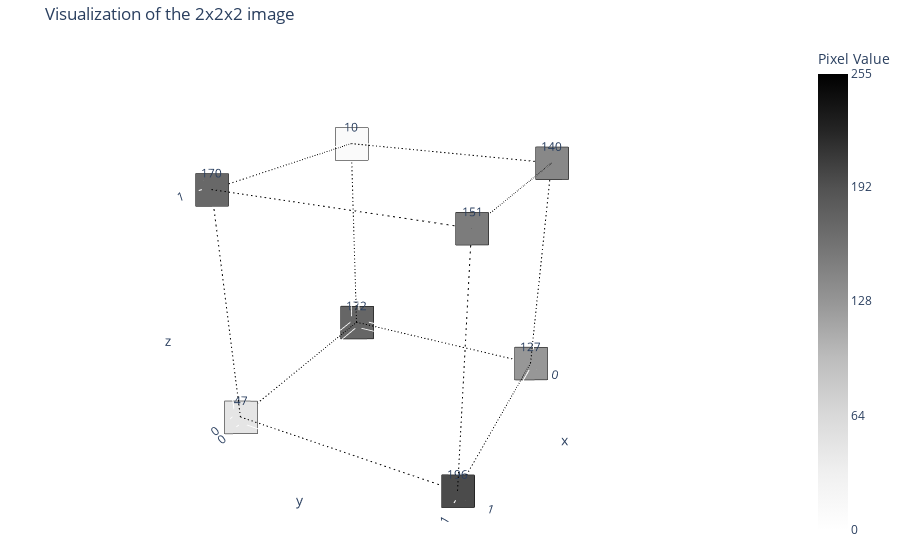

Notebook source saved alongside this figure:
### Code cell
plot_3d_image(image, title="Visualization of the 2x2x2 image")

### Figure 1 — Plotly figure (JSON) as saved in the notebook; plotly's stock layout.template omitted (floating-point values rounded to 4 significant figures)
{"data": [{"marker": {"cmax": 255, "cmin": 0, "color": [172, 10, 127, 140, 47, 170, 196, 151], "colorbar": {"ticktext": ["0", "64", "128", "192", "255"], "tickvals": [0, 64, 128, 192, 255], "title": {"text": "Pixel Value"}}, "colorscale": [[0, "rgb(255,255,255)"], [0.125, "rgb(240,240,240)"], [0.25, "rgb(217,217,217)"], [0.375, "rgb(189,189,189)"], [0.5, "rgb(150,150,150)"], [0.625, "rgb(115,115,115)"], [0.75, "rgb(82,82,82)"], [0.875, "rgb(37,37,37)"], [1, "rgb(0,0,0)"]], "line": {"color": "black", "width": 2}, "size": 12, "symbol": "square"}, "mode": "markers+text", "showlegend": false, "text": [172.0, 10.0, 127.0, 140.0, 47.0, 170.0, 196.0, 151.0], "textposition": "top center", "type": "scatter3d", "x": [0, 0, 0, 0, 1, 1, 1, 1], "y": [0, 0, 1, 1, 0, 0, 1, 1], "z": [0, 1, 0, 1, 0, 1, 0, 1]}, {"line": {"color": "black", "dash": "dash", "width": 2}, "mode": "lines", "showlegend": false, "type": "scatter3d", "x": [0, 1], "y": [0, 0], "z": [0, 0]}, {"line": {"color": "black", "dash": "dash", "width": 2}, "mode": "lines", "showlegend": false, "type": "scatter3d", "x": [0, 1], "y": [0, 0], "z": [1, 1]}, {"line": {"color": "black", "dash": "dash", "width": 2}, "mode": "lines", "showlegend": false, "type": "scatter3d", "x": [0, 1], "y": [0, 0], "z": [0, 0]}, {"line": {"color": "black", "dash": "dash", "width": 2}, "mode": "lines", "showlegend": false, "type": "scatter3d", "x": [0, 1], "y": [0, 0], "z": [1, 1]}, {"line": {"color": "black", "dash": "dash", "width": 2}, "mode": "lines", "showlegend": false, "type": "scatter3d", "x": [0, 1], "y": [0, 0], "z": [0, 0]}, {"line": {"color": "black", "dash": "dash", "width": 2}, "mode": "lines", "showlegend": false, "type": "scatter3d", "x": [0, 1], "y": [0, 0], "z": [1, 1]}, {"line": {"color": "black", "dash": "dash", "width": 2}, "mode": "lines", "showlegend": false, "type": "scatter3d", "x": [0, 1], "y": [0, 0], "z": [0, 0]}, {"line": {"color": "black", "dash": "dash", "width": 2}, "mode": "lines", "showlegend": false, "type": "scatter3d", "x": [0, 1], "y": [0, 0], "z": [1, 1]}, {"line": {"color": "black", "dash": "dash", "width": 2}, "mode": "lines", "showlegend": false, "type": "scatter3d", "x": [0, 1], "y": [0, 0], "z": [0, 0]}, {"line": {"color": "black", "dash": "dash", "width": 2}, "mode": "lines", "showlegend": false, "type": "scatter3d", "x": [0, 1], "y": [0, 0], "z": [1, 1]}, {"line": {"color": "black", "dash": "dash", "width": 2}, "mode": "lines", "showlegend": false, "type": "scatter3d", "x": [0, 1], "y": [0, 0], "z": [0, 0]}, {"line": {"color": "black", "dash": "dash", "width": 2}, "mode": "lines", "showlegend": false, "type": "scatter3d", "x": [0, 1], "y": [0, 0], "z": [1, 1]}, {"line": {"color": "black", "dash": "dash", "width": 2}, "mode": "lines", "showlegend": false, "type": "scatter3d", "x": [0, 1], "y": [0, 0], "z": [0, 0]}, {"line": {"color": "black", "dash": "dash", "width": 2}, "mode": "lines", "showlegend": false, "type": "scatter3d", "x": [0, 1], "y": [0, 0], "z": [1, 1]}, {"line": {"color": "black", "dash": "dash", "width": 2}, "mode": "lines", "showlegend": false, "type": "scatter3d", "x": [0, 1], "y": [0, 0], "z": [0, 0]}, {"line": {"color": "black", "dash": "dash", "width": 2}, "mode": "lines", "showlegend": false, "type": "scatter3d", "x": [0, 1], "y": [0, 0], "z": [1, 1]}, {"line": {"color": "black", "dash": "dash", "width": 2}, "mode": "lines", "showlegend": false, "type": "scatter3d", "x": [0, 1], "y": [1, 1], "z": [0, 0]}, {"line": {"color": "black", "dash": "dash", "width": 2}, "mode": "lines", "showlegend": false, "type": "scatter3d", "x": [0, 1], "y": [1, 1], "z": [1, 1]}, {"line": {"color": "black", "dash": "dash", "width": 2}, "mode": "lines", "showlegend": false, "type": "scatter3d", "x": [0, 1], "y": [1, 1], "z": [0, 0]}, {"line": {"color": "black", "dash": "dash", "width": 2}, "mode": "lines", "showlegend": false, "type": "scatter3d", "x": [0, 1], "y": [1, 1], "z": [1, 1]}, {"line": {"color": "black", "dash": "dash", "width": 2}, "mode": "lines", "showlegend": false, "type": "scatter3d", "x": [0, 1], "y": [1, 1], "z": [0, 0]}, {"line": {"color": "black", "dash": "dash", "width": 2}, "mode": "lines", "showlegend": false, "type": "scatter3d", "x": [0, 1], "y": [1, 1], "z": [1, 1]}, {"line": {"color": "black", "dash": "dash", "width": 2}, "mode": "lines", "showlegend": false, "type": "scatter3d", "x": [0, 1], "y": [1, 1], "z": [0, 0]}, {"line": {"color": "black", "dash": "dash", "width": 2}, "mode": "lines", "showlegend": false, "type": "scatter3d", "x": [0, 1], "y": [1, 1], "z": [1, 1]}, {"line": {"color": "black", "dash": "dash", "width": 2}, "mode": "lines", "showlegend": false, "type": "scatter3d", "x": [0, 1], "y": [1, 1], "z": [0, 0]}, {"line": {"color": "black", "dash": "dash", "width": 2}, "mode": "lines", "showlegend": false, "type": "scatter3d", "x": [0, 1], "y": [1, 1], "z": [1, 1]}, {"line": {"color": "black", "dash": "dash", "width": 2}, "mode": "lines", "showlegend": false, "type": "scatter3d", "x": [0, 1], "y": [1, 1], "z": [0, 0]}, {"line": {"color": "black", "dash": "dash", "width": 2}, "mode": "lines", "showlegend": false, "type": "scatter3d", "x": [0, 1], "y": [1, 1], "z": [1, 1]}, {"line": {"color": "black", "dash": "dash", "width": 2}, "mode": "lines", "showlegend": false, "type": "scatter3d", "x": [0, 1], "y": [1, 1], "z": [0, 0]}, {"line": {"color": "black", "dash": "dash", "width": 2}, "mode": "lines", "showlegend": false, "type": "scatter3d", "x": [0, 1], "y": [1, 1], "z": [1, 1]}, {"line": {"color": "black", "dash": "dash", "width": 2}, "mode": "lines", "showlegend": false, "type": "scatter3d", "x": [0, 1], "y": [1, 1], "z": [0, 0]}, {"line": {"color": "black", "dash": "dash", "width": 2}, "mode": "lines", "showlegend": false, "type": "scatter3d", "x": [0, 1], "y": [1, 1], "z": [1, 1]}, {"line": {"color": "black", "dash": "dash", "width": 2}, "mode": "lines", "showlegend": false, "type": "scatter3d", "x": [0, 1], "y": [0, 0], "z": [0, 0]}, {"line": {"color": "black", "dash": "dash", "width": 2}, "mode": "lines", "showlegend": false, "type": "scatter3d", "x": [0, 1], "y": [0, 0], "z": [1, 1]}, {"line": {"color": "black", "dash": "dash", "width": 2}, "mode": "lines", "showlegend": false, "type": "scatter3d", "x": [0, 1], "y": [0, 0], "z": [0, 0]}, {"line": {"color": "black", "dash": "dash", "width": 2}, "mode": "lines", "showlegend": false, "type": "scatter3d", "x": [0, 1], "y": [0, 0], "z": [1, 1]}, {"line": {"color": "black", "dash": "dash", "width": 2}, "mode": "lines", "showlegend": false, "type": "scatter3d", "x": [0, 1], "y": [0, 0], "z": [0, 0]}, {"line": {"color": "black", "dash": "dash", "width": 2}, "mode": "lines", "showlegend": false, "type": "scatter3d", "x": [0, 1], "y": [0, 0], "z": [1, 1]}, {"line": {"color": "black", "dash": "dash", "width": 2}, "mode": "lines", "showlegend": false, "type": "scatter3d", "x": [0, 1], "y": [0, 0], "z": [0, 0]}, {"line": {"color": "black", "dash": "dash", "width": 2}, "mode": "lines", "showlegend": false, "type": "scatter3d", "x": [0, 1], "y": [0, 0], "z": [1, 1]}, {"line": {"color": "black", "dash": "dash", "width": 2}, "mode": "lines", "showlegend": false, "type": "scatter3d", "x": [0, 1], "y": [0, 0], "z": [0, 0]}, {"line": {"color": "black", "dash": "dash", "width": 2}, "mode": "lines", "showlegend": false, "type": "scatter3d", "x": [0, 1], "y": [0, 0], "z": [1, 1]}, {"line": {"color": "black", "dash": "dash", "width": 2}, "mode": "lines", "showlegend": false, "type": "scatter3d", "x": [0, 1], "y": [0, 0], "z": [0, 0]}, {"line": {"color": "black", "dash": "dash", "width": 2}, "mode": "lines", "showlegend": false, "type": "scatter3d", "x": [0, 1], "y": [0, 0], "z": [1, 1]}, {"line": {"color": "black", "dash": "dash", "width": 2}, "mode": "lines", "showlegend": false, "type": "scatter3d", "x": [0, 1], "y": [0, 0], "z": [0, 0]}, {"line": {"color": "black", "dash": "dash", "width": 2}, "mode": "lines", "showlegend": false, "type": "scatter3d", "x": [0, 1], "y": [0, 0], "z": [1, 1]}, {"line": {"color": "black", "dash": "dash", "width": 2}, "mode": "lines", "showlegend": false, "type": "scatter3d", "x": [0, 1], "y": [0, 0], "z": [0, 0]}, {"line": {"color": "black", "dash": "dash", "width": 2}, "mode": "lines", "showlegend": false, "type": "scatter3d", "x": [0, 1], "y": [0, 0], "z": [1, 1]}, {"line": {"color": "black", "dash": "dash", "width": 2}, "mode": "lines", "showlegend": false, "type": "scatter3d", "x": [0, 1], "y": [1, 1], "z": [0, 0]}, {"line": {"color": "black", "dash": "dash", "width": 2}, "mode": "lines", "showlegend": false, "type": "scatter3d", "x": [0, 1], "y": [1, 1], "z": [1, 1]}, {"line": {"color": "black", "dash": "dash", "width": 2}, "mode": "lines", "showlegend": false, "type": "scatter3d", "x": [0, 1], "y": [1, 1], "z": [0, 0]}, {"line": {"color": "black", "dash": "dash", "width": 2}, "mode": "lines", "showlegend": false, "type": "scatter3d", "x": [0, 1], "y": [1, 1], "z": [1, 1]}, {"line": {"color": "black", "dash": "dash", "width": 2}, "mode": "lines", "showlegend": false, "type": "scatter3d", "x": [0, 1], "y": [1, 1], "z": [0, 0]}, {"line": {"color": "black", "dash": "dash", "width": 2}, "mode": "lines", "showlegend": false, "type": "scatter3d", "x": [0, 1], "y": [1, 1], "z": [1, 1]}, {"line": {"color": "black", "dash": "dash", "width": 2}, "mode": "lines", "showlegend": false, "type": "scatter3d", "x": [0, 1], "y": [1, 1], "z": [0, 0]}, {"line": {"color": "black", "dash": "dash", "width": 2}, "mode": "lines", "showlegend": false, "type": "scatter3d", "x": [0, 1], "y": [1, 1], "z": [1, 1]}, {"line": {"color": "black", "dash": "dash", "width": 2}, "mode": "lines", "showlegend": false, "type": "scatter3d", "x": [0, 1], "y": [1, 1], "z": [0, 0]}, {"line": {"color": "black", "dash": "dash", "width": 2}, "mode": "lines", "showlegend": false, "type": "scatter3d", "x": [0, 1], "y": [1, 1], "z": [1, 1]}, {"line": {"color": "black", "dash": "dash", "width": 2}, "mode": "lines", "showlegend": false, "type": "scatter3d", "x": [0, 1], "y": [1, 1], "z": [0, 0]}, {"line": {"color": "black", "dash": "dash", "width": 2}, "mode": "lines", "showlegend": false, "type": "scatter3d", "x": [0, 1], "y": [1, 1], "z": [1, 1]}, {"line": {"color": "black", "dash": "dash", "width": 2}, "mode": "lines", "showlegend": false, "type": "scatter3d", "x": [0, 1], "y": [1, 1], "z": [0, 0]}, {"line": {"color": "black", "dash": "dash", "width": 2}, "mode": "lines", "showlegend": false, "type": "scatter3d", "x": [0, 1], "y": [1, 1], "z": [1, 1]}, {"line": {"color": "black", "dash": "dash", "width": 2}, "mode": "lines", "showlegend": false, "type": "scatter3d", "x": [0, 1], "y": [1, 1], "z": [0, 0]}, {"line": {"color": "black", "dash": "dash", "width": 2}, "mode": "lines", "showlegend": false, "type": "scatter3d", "x": [0, 1], "y": [1, 1], "z": [1, 1]}, {"line": {"color": "black", "dash": "dash", "width": 2}, "mode": "lines", "showlegend": false, "type": "scatter3d", "x": [0, 0], "y": [0, 1], "z": [0, 0]}, {"line": {"color": "black", "dash": "dash", "width": 2}, "mode": "lines", "showlegend": false, "type": "scatter3d", "x": [0, 0], "y": [0, 1], "z": [1, 1]}, {"line": {"color": "black", "dash": "dash", "width": 2}, "mode": "lines", "showlegend": false, "type": "scatter3d", "x": [0, 0], "y": [0, 1], "z": [0, 0]}, {"line": {"color": "black", "dash": "dash", "width": 2}, "mode": "lines", "showlegend": false, "type": "scatter3d", "x": [0, 0], "y": [0, 1], "z": [1, 1]}, {"line": {"color": "black", "dash": "dash", "width": 2}, "mode": "lines", "showlegend": false, "type": "scatter3d", "x": [0, 0], "y": [0, 1], "z": [0, 0]}, {"line": {"color": "black", "dash": "dash", "width": 2}, "mode": "lines", "showlegend": false, "type": "scatter3d", "x": [0, 0], "y": [0, 1], "z": [1, 1]}, {"line": {"color": "black", "dash": "dash", "width": 2}, "mode": "lines", "showlegend": false, "type": "scatter3d", "x": [0, 0], "y": [0, 1], "z": [0, 0]}, {"line": {"color": "black", "dash": "dash", "width": 2}, "mode": "lines", "showlegend": false, "type": "scatter3d", "x": [0, 0], "y": [0, 1], "z": [1, 1]}, {"line": {"color": "black", "dash": "dash", "width": 2}, "mode": "lines", "showlegend": false, "type": "scatter3d", "x": [0, 0], "y": [0, 1], "z": [0, 0]}, {"line": {"color": "black", "dash": "dash", "width": 2}, "mode": "lines", "showlegend": false, "type": "scatter3d", "x": [0, 0], "y": [0, 1], "z": [1, 1]}, {"line": {"color": "black", "dash": "dash", "width": 2}, "mode": "lines", "showlegend": false, "type": "scatter3d", "x": [0, 0], "y": [0, 1], "z": [0, 0]}, {"line": {"color": "black", "dash": "dash", "width": 2}, "mode": "lines", "showlegend": false, "type": "scatter3d", "x": [0, 0], "y": [0, 1], "z": [1, 1]}, {"line": {"color": "black", "dash": "dash", "width": 2}, "mode": "lines", "showlegend": false, "type": "scatter3d", "x": [0, 0], "y": [0, 1], "z": [0, 0]}, {"line": {"color": "black", "dash": "dash", "width": 2}, "mode": "lines", "showlegend": false, "type": "scatter3d", "x": [0, 0], "y": [0, 1], "z": [1, 1]}, {"line": {"color": "black", "dash": "dash", "width": 2}, "mode": "lines", "showlegend": false, "type": "scatter3d", "x": [0, 0], "y": [0, 1], "z": [0, 0]}, {"line": {"color": "black", "dash": "dash", "width": 2}, "mode": "lines", "showlegend": false, "type": "scatter3d", "x": [0, 0], "y": [0, 1], "z": [1, 1]}, {"line": {"color": "black", "dash": "dash", "width": 2}, "mode": "lines", "showlegend": false, "type": "scatter3d", "x": [0, 0], "y": [0, 1], "z": [0, 0]}, {"line": {"color": "black", "dash": "dash", "width": 2}, "mode": "lines", "showlegend": false, "type": "scatter3d", "x": [0, 0], "y": [0, 1], "z": [1, 1]}, {"line": {"color": "black", "dash": "dash", "width": 2}, "mode": "lines", "showlegend": false, "type": "scatter3d", "x": [0, 0], "y": [0, 1], "z": [0, 0]}, {"line": {"color": "black", "dash": "dash", "width": 2}, "mode": "lines", "showlegend": false, "type": "scatter3d", "x": [0, 0], "y": [0, 1], "z": [1, 1]}, {"line": {"color": "black", "dash": "dash", "width": 2}, "mode": "lines", "showlegend": false, "type": "scatter3d", "x": [0, 0], "y": [0, 1], "z": [0, 0]}, {"line": {"color": "black", "dash": "dash", "width": 2}, "mode": "lines", "showlegend": false, "type": "scatter3d", "x": [0, 0], "y": [0, 1], "z": [1, 1]}, {"line": {"color": "black", "dash": "dash", "width": 2}, "mode": "lines", "showlegend": false, "type": "scatter3d", "x": [0, 0], "y": [0, 1], "z": [0, 0]}, {"line": {"color": "black", "dash": "dash", "width": 2}, "mode": "lines", "showlegend": false, "type": "scatter3d", "x": [0, 0], "y": [0, 1], "z": [1, 1]}, {"line": {"color": "black", "dash": "dash", "width": 2}, "mode": "lines", "showlegend": false, "type": "scatter3d", "x": [0, 0], "y": [0, 1], "z": [0, 0]}, {"line": {"color": "black", "dash": "dash", "width": 2}, "mode": "lines", "showlegend": false, "type": "scatter3d", "x": [0, 0], "y": [0, 1], "z": [1, 1]}, {"line": {"color": "black", "dash": "dash", "width": 2}, "mode": "lines", "showlegend": false, "type": "scatter3d", "x": [0, 0], "y": [0, 1], "z": [0, 0]}, {"line": {"color": "black", "dash": "dash", "width": 2}, "mode": "lines", "showlegend": false, "type": "scatter3d", "x": [0, 0], "y": [0, 1], "z": [1, 1]}, {"line": {"color": "black", "dash": "dash", "width": 2}, "mode": "lines", "showlegend": false, "type": "scatter3d", "x": [0, 0], "y": [0, 1], "z": [0, 0]}, {"line": {"color": "black", "dash": "dash", "width": 2}, "mode": "lines", "showlegend": false, "type": "scatter3d", "x": [0, 0], "y": [0, 1], "z": [1, 1]}, {"line": {"color": "black", "dash": "dash", "width": 2}, "mode": "lines", "showlegend": false, "type": "scatter3d", "x": [0, 0], "y": [0, 1], "z": [0, 0]}, {"line": {"color": "black", "dash": "dash", "width": 2}, "mode": "lines", "showlegend": false, "type": "scatter3d", "x": [0, 0], "y": [0, 1], "z": [1, 1]}, {"line": {"color": "black", "dash": "dash", "width": 2}, "mode": "lines", "showlegend": false, "type": "scatter3d", "x": [1, 1], "y": [0, 1], "z": [0, 0]}, {"line": {"color": "black", "dash": "dash", "width": 2}, "mode": "lines", "showlegend": false, "type": "scatter3d", "x": [1, 1], "y": [0, 1], "z": [1, 1]}, {"line": {"color": "black", "dash": "dash", "width": 2}, "mode": "lines", "showlegend": false, "type": "scatter3d", "x": [1, 1], "y": [0, 1], "z": [0, 0]}, {"line": {"color": "black", "dash": "dash", "width": 2}, "mode": "lines", "showlegend": false, "type": "scatter3d", "x": [1, 1], "y": [0, 1], "z": [1, 1]}, {"line": {"color": "black", "dash": "dash", "width": 2}, "mode": "lines", "showlegend": false, "type": "scatter3d", "x": [1, 1], "y": [0, 1], "z": [0, 0]}, {"line": {"color": "black", "dash": "dash", "width": 2}, "mode": "lines", "showlegend": false, "type": "scatter3d", "x": [1, 1], "y": [0, 1], "z": [1, 1]}, {"line": {"color": "black", "dash": "dash", "width": 2}, "mode": "lines", "showlegend": false, "type": "scatter3d", "x": [1, 1], "y": [0, 1], "z": [0, 0]}, {"line": {"color": "black", "dash": "dash", "width": 2}, "mode": "lines", "showlegend": false, "type": "scatter3d", "x": [1, 1], "y": [0, 1], "z": [1, 1]}, {"line": {"color": "black", "dash": "dash", "width": 2}, "mode": "lines", "showlegend": false, "type": "scatter3d", "x": [1, 1], "y": [0, 1], "z": [0, 0]}, {"line": {"color": "black", "dash": "dash", "width": 2}, "mode": "lines", "showlegend": false, "type": "scatter3d", "x": [1, 1], "y": [0, 1], "z": [1, 1]}, {"line": {"color": "black", "dash": "dash", "width": 2}, "mode": "lines", "showlegend": false, "type": "scatter3d", "x": [1, 1], "y": [0, 1], "z": [0, 0]}, {"line": {"color": "black", "dash": "dash", "width": 2}, "mode": "lines", "showlegend": false, "type": "scatter3d", "x": [1, 1], "y": [0, 1], "z": [1, 1]}, {"line": {"color": "black", "dash": "dash", "width": 2}, "mode": "lines", "showlegend": false, "type": "scatter3d", "x": [1, 1], "y": [0, 1], "z": [0, 0]}, {"line": {"color": "black", "dash": "dash", "width": 2}, "mode": "lines", "showlegend": false, "type": "scatter3d", "x": [1, 1], "y": [0, 1], "z": [1, 1]}, {"line": {"color": "black", "dash": "dash", "width": 2}, "mode": "lines", "showlegend": false, "type": "scatter3d", "x": [1, 1], "y": [0, 1], "z": [0, 0]}, {"line": {"color": "black", "dash": "dash", "width": 2}, "mode": "lines", "showlegend": false, "type": "scatter3d", "x": [1, 1], "y": [0, 1], "z": [1, 1]}, {"line": {"color": "black", "dash": "dash", "width": 2}, "mode": "lines", "showlegend": false, "type": "scatter3d", "x": [1, 1], "y": [0, 1], "z": [0, 0]}, {"line": {"color": "black", "dash": "dash", "width": 2}, "mode": "lines", "showlegend": false, "type": "scatter3d", "x": [1, 1], "y": [0, 1], "z": [1, 1]}, {"line": {"color": "black", "dash": "dash", "width": 2}, "mode": "lines", "showlegend": false, "type": "scatter3d", "x": [1, 1], "y": [0, 1], "z": [0, 0]}, {"line": {"color": "black", "dash": "dash", "width": 2}, "mode": "lines", "showlegend": false, "type": "scatter3d", "x": [1, 1], "y": [0, 1], "z": [1, 1]}, {"line": {"color": "black", "dash": "dash", "width": 2}, "mode": "lines", "showlegend": false, "type": "scatter3d", "x": [1, 1], "y": [0, 1], "z": [0, 0]}, {"line": {"color": "black", "dash": "dash", "width": 2}, "mode": "lines", "showlegend": false, "type": "scatter3d", "x": [1, 1], "y": [0, 1], "z": [1, 1]}, {"line": {"color": "black", "dash": "dash", "width": 2}, "mode": "lines", "showlegend": false, "type": "scatter3d", "x": [1, 1], "y": [0, 1], "z": [0, 0]}, {"line": {"color": "black", "dash": "dash", "width": 2}, "mode": "lines", "showlegend": false, "type": "scatter3d", "x": [1, 1], "y": [0, 1], "z": [1, 1]}, {"line": {"color": "black", "dash": "dash", "width": 2}, "mode": "lines", "showlegend": false, "type": "scatter3d", "x": [1, 1], "y": [0, 1], "z": [0, 0]}, {"line": {"color": "black", "dash": "dash", "width": 2}, "mode": "lines", "showlegend": false, "type": "scatter3d", "x": [1, 1], "y": [0, 1], "z": [1, 1]}, {"line": {"color": "black", "dash": "dash", "width": 2}, "mode": "lines", "showlegend": false, "type": "scatter3d", "x": [1, 1], "y": [0, 1], "z": [0, 0]}, {"line": {"color": "black", "dash": "dash", "width": 2}, "mode": "lines", "showlegend": false, "type": "scatter3d", "x": [1, 1], "y": [0, 1], "z": [1, 1]}, {"line": {"color": "black", "dash": "dash", "width": 2}, "mode": "lines", "showlegend": false, "type": "scatter3d", "x": [1, 1], "y": [0, 1], "z": [0, 0]}, {"line": {"color": "black", "dash": "dash", "width": 2}, "mode": "lines", "showlegend": false, "type": "scatter3d", "x": [1, 1], "y": [0, 1], "z": [1, 1]}, {"line": {"color": "black", "dash": "dash", "width": 2}, "mode": "lines", "showlegend": false, "type": "scatter3d", "x": [1, 1], "y": [0, 1], "z": [0, 0]}, {"line": {"color": "black", "dash": "dash", "width": 2}, "mode": "lines", "showlegend": false, "type": "scatter3d", "x": [1, 1], "y": [0, 1], "z": [1, 1]}, {"line": {"color": "black", "dash": "dash", "width": 2}, "mode": "lines", "showlegend": false, "type": "scatter3d", "x": [0, 0], "y": [0, 0], "z": [0, 1]}, {"line": {"color": "black", "dash": "dash", "width": 2}, "mode": "lines", "showlegend": false, "type": "scatter3d", "x": [0, 0], "y": [0, 0], "z": [0, 1]}, {"line": {"color": "black", "dash": "dash", "width": 2}, "mode": "lines", "showlegend": false, "type": "scatter3d", "x": [0, 0], "y": [1, 1], "z": [0, 1]}, {"line": {"color": "black", "dash": "dash", "width": 2}, "mode": "lines", "showlegend": false, "type": "scatter3d", "x": [0, 0], "y": [1, 1], "z": [0, 1]}, {"line": {"color": "black", "dash": "dash", "width": 2}, "mode": "lines", "showlegend": false, "type": "scatter3d", "x": [0, 0], "y": [0, 0], "z": [0, 1]}, {"line": {"color": "black", "dash": "dash", "width": 2}, "mode": "lines", "showlegend": false, "type": "scatter3d", "x": [0, 0], "y": [0, 0], "z": [0, 1]}, {"line": {"color": "black", "dash": "dash", "width": 2}, "mode": "lines", "showlegend": false, "type": "scatter3d", "x": [0, 0], "y": [1, 1], "z": [0, 1]}, {"line": {"color": "black", "dash": "dash", "width": 2}, "mode": "lines", "showlegend": false, "type": "scatter3d", "x": [0, 0], "y": [1, 1], "z": [0, 1]}, {"line": {"color": "black", "dash": "dash", "width": 2}, "mode": "lines", "showlegend": false, "type": "scatter3d", "x": [0, 0], "y": [0, 0], "z": [0, 1]}, {"line": {"color": "black", "dash": "dash", "width": 2}, "mode": "lines", "showlegend": false, "type": "scatter3d", "x": [0, 0], "y": [0, 0], "z": [0, 1]}, {"line": {"color": "black", "dash": "dash", "width": 2}, "mode": "lines", "showlegend": false, "type": "scatter3d", "x": [0, 0], "y": [1, 1], "z": [0, 1]}, {"line": {"color": "black", "dash": "dash", "width": 2}, "mode": "lines", "showlegend": false, "type": "scatter3d", "x": [0, 0], "y": [1, 1], "z": [0, 1]}, {"line": {"color": "black", "dash": "dash", "width": 2}, "mode": "lines", "showlegend": false, "type": "scatter3d", "x": [0, 0], "y": [0, 0], "z": [0, 1]}, {"line": {"color": "black", "dash": "dash", "width": 2}, "mode": "lines", "showlegend": false, "type": "scatter3d", "x": [0, 0], "y": [0, 0], "z": [0, 1]}, {"line": {"color": "black", "dash": "dash", "width": 2}, "mode": "lines", "showlegend": false, "type": "scatter3d", "x": [0, 0], "y": [1, 1], "z": [0, 1]}, {"line": {"color": "black", "dash": "dash", "width": 2}, "mode": "lines", "showlegend": false, "type": "scatter3d", "x": [0, 0], "y": [1, 1], "z": [0, 1]}, {"line": {"color": "black", "dash": "dash", "width": 2}, "mode": "lines", "showlegend": false, "type": "scatter3d", "x": [0, 0], "y": [0, 0], "z": [0, 1]}, {"line": {"color": "black", "dash": "dash", "width": 2}, "mode": "lines", "showlegend": false, "type": "scatter3d", "x": [0, 0], "y": [0, 0], "z": [0, 1]}, {"line": {"color": "black", "dash": "dash", "width": 2}, "mode": "lines", "showlegend": false, "type": "scatter3d", "x": [0, 0], "y": [1, 1], "z": [0, 1]}, {"line": {"color": "black", "dash": "dash", "width": 2}, "mode": "lines", "showlegend": false, "type": "scatter3d", "x": [0, 0], "y": [1, 1], "z": [0, 1]}, {"line": {"color": "black", "dash": "dash", "width": 2}, "mode": "lines", "showlegend": false, "type": "scatter3d", "x": [0, 0], "y": [0, 0], "z": [0, 1]}, {"line": {"color": "black", "dash": "dash", "width": 2}, "mode": "lines", "showlegend": false, "type": "scatter3d", "x": [0, 0], "y": [0, 0], "z": [0, 1]}, {"line": {"color": "black", "dash": "dash", "width": 2}, "mode": "lines", "showlegend": false, "type": "scatter3d", "x": [0, 0], "y": [1, 1], "z": [0, 1]}, {"line": {"color": "black", "dash": "dash", "width": 2}, "mode": "lines", "showlegend": false, "type": "scatter3d", "x": [0, 0], "y": [1, 1], "z": [0, 1]}, {"line": {"color": "black", "dash": "dash", "width": 2}, "mode": "lines", "showlegend": false, "type": "scatter3d", "x": [0, 0], "y": [0, 0], "z": [0, 1]}, {"line": {"color": "black", "dash": "dash", "width": 2}, "mode": "lines", "showlegend": false, "type": "scatter3d", "x": [0, 0], "y": [0, 0], "z": [0, 1]}, {"line": {"color": "black", "dash": "dash", "width": 2}, "mode": "lines", "showlegend": false, "type": "scatter3d", "x": [0, 0], "y": [1, 1], "z": [0, 1]}, {"line": {"color": "black", "dash": "dash", "width": 2}, "mode": "lines", "showlegend": false, "type": "scatter3d", "x": [0, 0], "y": [1, 1], "z": [0, 1]}, {"line": {"color": "black", "dash": "dash", "width": 2}, "mode": "lines", "showlegend": false, "type": "scatter3d", "x": [0, 0], "y": [0, 0], "z": [0, 1]}, {"line": {"color": "black", "dash": "dash", "width": 2}, "mode": "lines", "showlegend": false, "type": "scatter3d", "x": [0, 0], "y": [0, 0], "z": [0, 1]}, {"line": {"color": "black", "dash": "dash", "width": 2}, "mode": "lines", "showlegend": false, "type": "scatter3d", "x": [0, 0], "y": [1, 1], "z": [0, 1]}, {"line": {"color": "black", "dash": "dash", "width": 2}, "mode": "lines", "showlegend": false, "type": "scatter3d", "x": [0, 0], "y": [1, 1], "z": [0, 1]}, {"line": {"color": "black", "dash": "dash", "width": 2}, "mode": "lines", "showlegend": false, "type": "scatter3d", "x": [1, 1], "y": [0, 0], "z": [0, 1]}, {"line": {"color": "black", "dash": "dash", "width": 2}, "mode": "lines", "showlegend": false, "type": "scatter3d", "x": [1, 1], "y": [0, 0], "z": [0, 1]}, {"line": {"color": "black", "dash": "dash", "width": 2}, "mode": "lines", "showlegend": false, "type": "scatter3d", "x": [1, 1], "y": [1, 1], "z": [0, 1]}, {"line": {"color": "black", "dash": "dash", "width": 2}, "mode": "lines", "showlegend": false, "type": "scatter3d", "x": [1, 1], "y": [1, 1], "z": [0, 1]}, {"line": {"color": "black", "dash": "dash", "width": 2}, "mode": "lines", "showlegend": false, "type": "scatter3d", "x": [1, 1], "y": [0, 0], "z": [0, 1]}, {"line": {"color": "black", "dash": "dash", "width": 2}, "mode": "lines", "showlegend": false, "type": "scatter3d", "x": [1, 1], "y": [0, 0], "z": [0, 1]}, {"line": {"color": "black", "dash": "dash", "width": 2}, "mode": "lines", "showlegend": false, "type": "scatter3d", "x": [1, 1], "y": [1, 1], "z": [0, 1]}, {"line": {"color": "black", "dash": "dash", "width": 2}, "mode": "lines", "showlegend": false, "type": "scatter3d", "x": [1, 1], "y": [1, 1], "z": [0, 1]}, {"line": {"color": "black", "dash": "dash", "width": 2}, "mode": "lines", "showlegend": false, "type": "scatter3d", "x": [1, 1], "y": [0, 0], "z": [0, 1]}, {"line": {"color": "black", "dash": "dash", "width": 2}, "mode": "lines", "showlegend": false, "type": "scatter3d", "x": [1, 1], "y": [0, 0], "z": [0, 1]}, {"line": {"color": "black", "dash": "dash", "width": 2}, "mode": "lines", "showlegend": false, "type": "scatter3d", "x": [1, 1], "y": [1, 1], "z": [0, 1]}, {"line": {"color": "black", "dash": "dash", "width": 2}, "mode": "lines", "showlegend": false, "type": "scatter3d", "x": [1, 1], "y": [1, 1], "z": [0, 1]}, {"line": {"color": "black", "dash": "dash", "width": 2}, "mode": "lines", "showlegend": false, "type": "scatter3d", "x": [1, 1], "y": [0, 0], "z": [0, 1]}, {"line": {"color": "black", "dash": "dash", "width": 2}, "mode": "lines", "showlegend": false, "type": "scatter3d", "x": [1, 1], "y": [0, 0], "z": [0, 1]}, {"line": {"color": "black", "dash": "dash", "width": 2}, "mode": "lines", "showlegend": false, "type": "scatter3d", "x": [1, 1], "y": [1, 1], "z": [0, 1]}, {"line": {"color": "black", "dash": "dash", "width": 2}, "mode": "lines", "showlegend": false, "type": "scatter3d", "x": [1, 1], "y": [1, 1], "z": [0, 1]}, {"line": {"color": "black", "dash": "dash", "width": 2}, "mode": "lines", "showlegend": false, "type": "scatter3d", "x": [1, 1], "y": [0, 0], "z": [0, 1]}, {"line": {"color": "black", "dash": "dash", "width": 2}, "mode": "lines", "showlegend": false, "type": "scatter3d", "x": [1, 1], "y": [0, 0], "z": [0, 1]}, {"line": {"color": "black", "dash": "dash", "width": 2}, "mode": "lines", "showlegend": false, "type": "scatter3d", "x": [1, 1], "y": [1, 1], "z": [0, 1]}, {"line": {"color": "black", "dash": "dash", "width": 2}, "mode": "lines", "showlegend": false, "type": "scatter3d", "x": [1, 1], "y": [1, 1], "z": [0, 1]}, {"line": {"color": "black", "dash": "dash", "width": 2}, "mode": "lines", "showlegend": false, "type": "scatter3d", "x": [1, 1], "y": [0, 0], "z": [0, 1]}, {"line": {"color": "black", "dash": "dash", "width": 2}, "mode": "lines", "showlegend": false, "type": "scatter3d", "x": [1, 1], "y": [0, 0], "z": [0, 1]}, {"line": {"color": "black", "dash": "dash", "width": 2}, "mode": "lines", "showlegend": false, "type": "scatter3d", "x": [1, 1], "y": [1, 1], "z": [0, 1]}, {"line": {"color": "black", "dash": "dash", "width": 2}, "mode": "lines", "showlegend": false, "type": "scatter3d", "x": [1, 1], "y": [1, 1], "z": [0, 1]}, {"line": {"color": "black", "dash": "dash", "width": 2}, "mode": "lines", "showlegend": false, "type": "scatter3d", "x": [1, 1], "y": [0, 0], "z": [0, 1]}, {"line": {"color": "black", "dash": "dash", "width": 2}, "mode": "lines", "showlegend": false, "type": "scatter3d", "x": [1, 1], "y": [0, 0], "z": [0, 1]}, {"line": {"color": "black", "dash": "dash", "width": 2}, "mode": "lines", "showlegend": false, "type": "scatter3d", "x": [1, 1], "y": [1, 1], "z": [0, 1]}, {"line": {"color": "black", "dash": "dash", "width": 2}, "mode": "lines", "showlegend": false, "type": "scatter3d", "x": [1, 1], "y": [1, 1], "z": [0, 1]}, {"line": {"color": "black", "dash": "dash", "width": 2}, "mode": "lines", "showlegend": false, "type": "scatter3d", "x": [1, 1], "y": [0, 0], "z": [0, 1]}, {"line": {"color": "black", "dash": "dash", "width": 2}, "mode": "lines", "showlegend": false, "type": "scatter3d", "x": [1, 1], "y": [0, 0], "z": [0, 1]}, {"line": {"color": "black", "dash": "dash", "width": 2}, "mode": "lines", "showlegend": false, "type": "scatter3d", "x": [1, 1], "y": [1, 1], "z": [0, 1]}, {"line": {"color": "black", "dash": "dash", "width": 2}, "mode": "lines", "showlegend": false, "type": "scatter3d", "x": [1, 1], "y": [1, 1], "z": [0, 1]}], "layout": {"margin": {"b": 20, "l": 0, "r": 0, "t": 40}, "scene": {"camera": {"eye": {"x": 2, "y": 1, "z": 1}}, "xaxis": {"dtick": 1, "showbackground": false}, "yaxis": {"dtick": 1, "showbackground": false}, "zaxis": {"dtick": 1, "showbackground": false}}, "title": {"text": "Visualization of the 2x2x2 image"}}}
